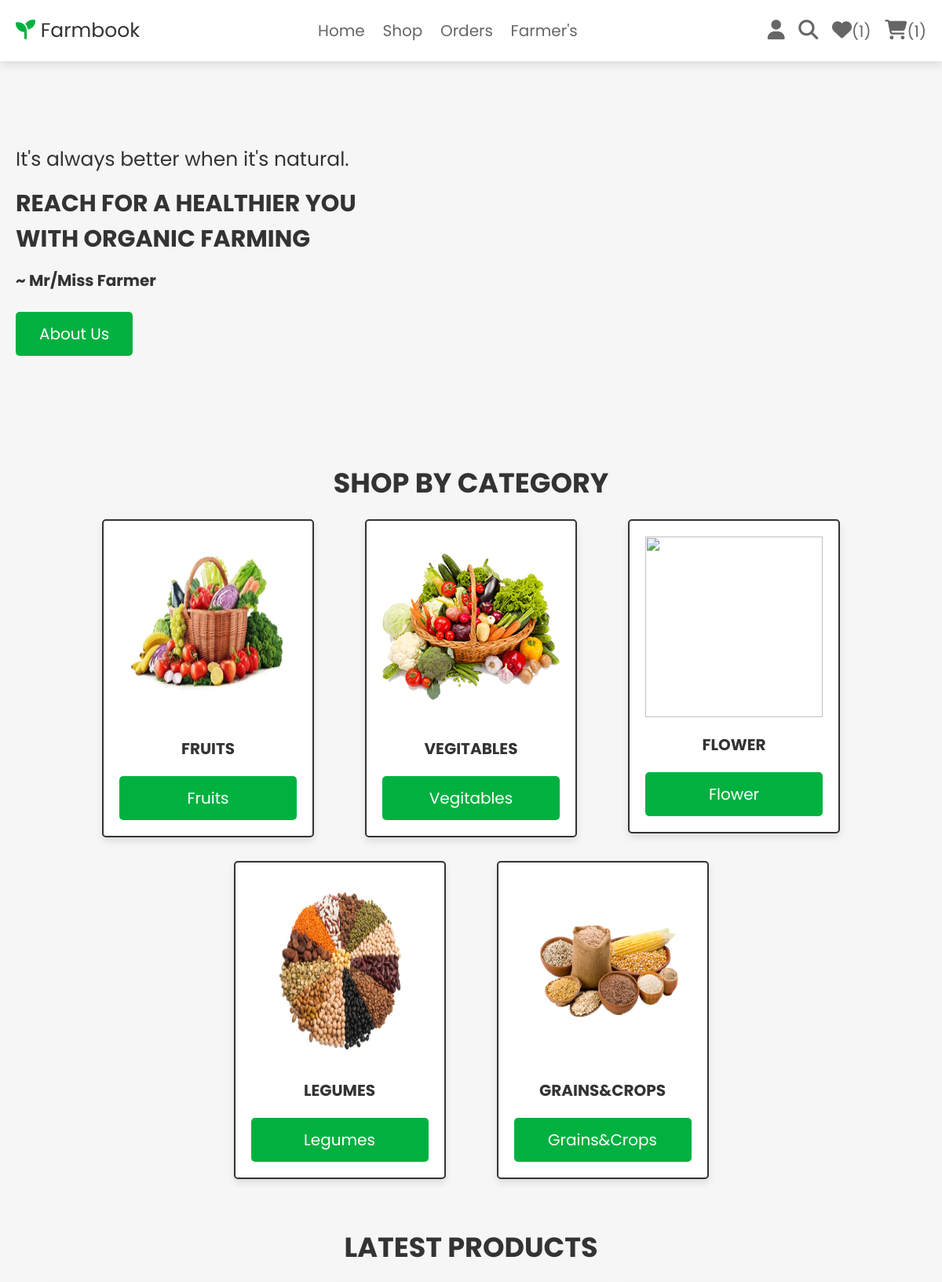
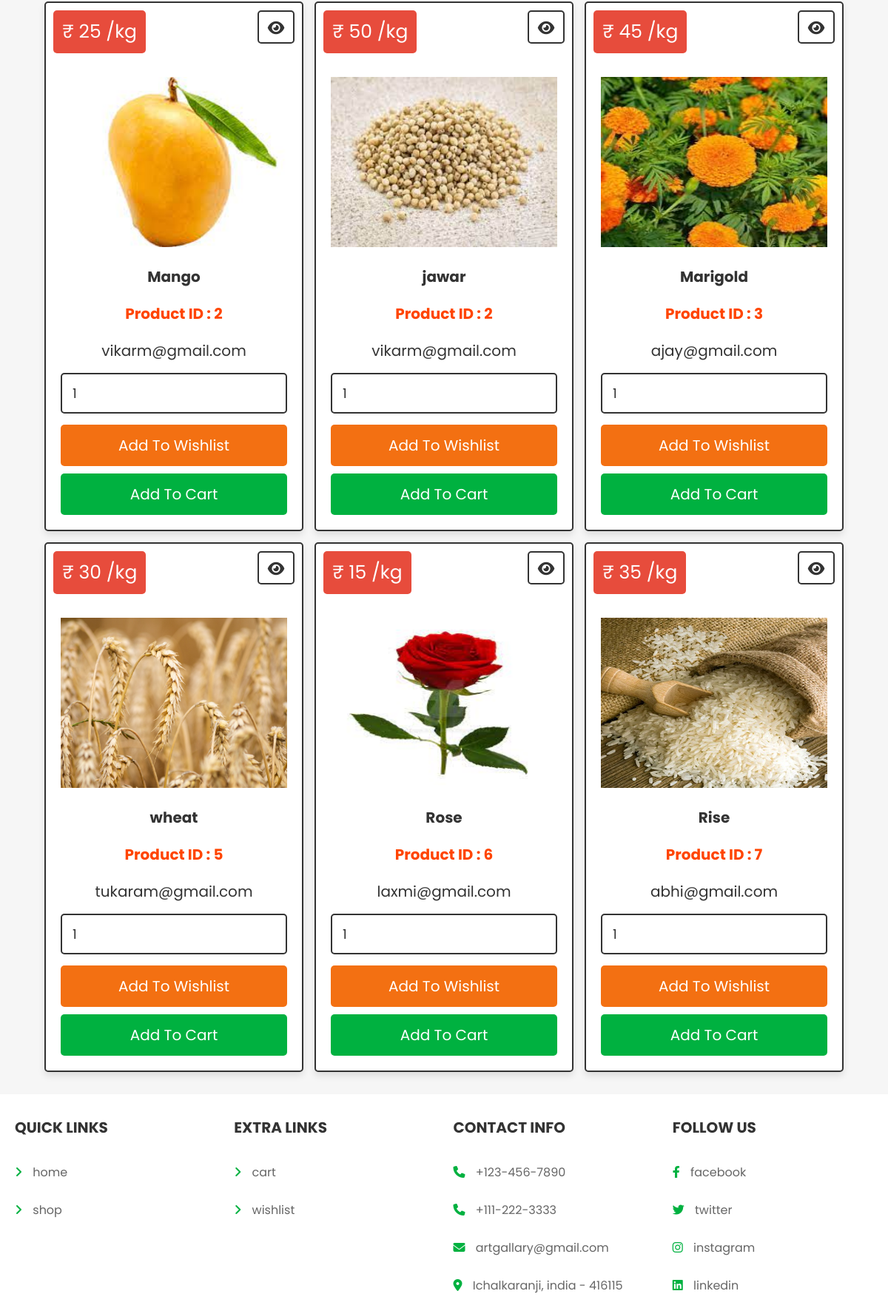
Screenshot of /home.php (signed in, upper part) with the database file from the repository (2 pictures, top to bottom).
### tables this page shows
CREATE TABLE `products` (
  `id` int(100) NOT NULL,
  `farmer_id` int(255) NOT NULL,
  `farmer_email` varchar(255) NOT NULL,
  `name` varchar(100) NOT NULL,
  `category` varchar(20) NOT NULL,
  `details` varchar(500) NOT NULL,
  `price` int(100) NOT NULL,
  `image` varchar(100) NOT NULL
);

### home.php (the view, shortened to what this page needs)
<!DOCTYPE html>
<html lang="en">
<head>
    <link rel="stylesheet" href="https://cdnjs.cloudflare.com/ajax/libs/font-awesome/6.1.1/css/all.min.css">
    <link rel="stylesheet" href="css/style2.css">
</head>
<body>
    <?php include 'header.php'; ?>
    <div class="home-bg">
        <section class="home">
            <div class="content">
                <span> It's always better when it's natural.</span>
                <h3>Reach For A Healthier You With Organic Farming</h3>
                <p><b>~ Mr/Miss Farmer</b></p>
                <a href="about.php" class="btn">about us</a>
            </div>
        </section>
    </div>
    <section class="home-category">
        <h1 class="title">shop by category</h1>
        <div class="box-container">
            <div class="box">
                <img src="image/product-1.png" alt="">
                <h3>fruits</h3>
                <a href="category.php?category=fruits" class="btn">fruits</a>
            </div>
            <div class="box">
                <img src="image/product-2.png" alt="">
                <h3>vegitables</h3>
                <a href="category.php?category=vegitables" class="btn">vegitables</a>
            </div>
            <div class="box">
                <img src="image/product-4.png" alt="">
                <h3>flower</h3>
                <a href="category.php?category=flower" class="btn">flower</a>
            </div>
        </div>
        <div class="box-container">
            <div class="box">
                <img src="image/product-5.jpg" alt="">
                <h3>legumes</h3>
                <a href="category.php?category=legumes" class="btn">legumes</a>
            </div>
            <div class="box">
                <img src="image/product-3.png" alt="">
                <h3>grains&crops</h3>
                <a href="category.php?category=grains_crops" class="btn">grains&crops</a>
            </div>
        </div>
    </section>
    <section class="products">
        <h1 class="title">latest products</h1>
        <div class="box-container">
            <?php
            $select_products = $conn->prepare("SELECT * FROM `products` LIMIT 6");
            $select_products->execute();
            if ($select_products->rowCount() > 0) {
                while ($fetch_products = $select_products->fetch(PDO::FETCH_ASSOC)) {
                    ?>
                    <form action="" class="box" method="POST">
                        <div class="price"><span>₹
                                <?= $fetch_products['price']; ?>
                                /kg
                            </span></div>
                        <a href="view_page.php?pid=<?= $fetch_products['id']; ?>" class="fas fa-eye"></a>
                        <img src="uploaded_img/<?= $fetch_products['image']; ?>" alt="">
                        <div class="name">
                            <b>
                                <?= $fetch_products['name']; ?>
                            </b>
                        </div>
                        <div class="name">
                            <b style="color:orangered">Product ID :
                                <?= $fetch_products['farmer_id']; ?>
                            </b>
                        </div>
                        <div class="name">
                            <?= $fetch_products['farmer_email']; ?>
                        </div>
                        <input type="number" min="1" value="1" name="p_qty" class="qty">
                        <input type="submit" value="add to wishlist" class="option-btn" name="add_to_wishlist">
                        <input type="submit" value="add to cart" class="btn" name="add_to_cart">
                    </form>
                    <?php
                }
            } else {
                echo '<p class="empty">no products added yet!</p>';
            }
            ?>
        </div>
    </section>
    <?php include 'footer.php'; ?>
</body>
</html>

### css/style2.css (style rules this page uses)
.home-bg { background-size: cover; background-position: center; position: relative; background-size: cover; background-repeat: no-repeat; background-attachment: fixed; background-position: center; animation: bgchange 30s linear infinite; }
.home-bg .home { display: flex; align-items: center; min-height: 60vh; }
.home-bg .home .content { width: 50rem; }
.home-bg .home .content span { color: var(--black); font-size: 2.5rem; }
.home-bg .home .content h3 { font-size: 3rem; text-transform: uppercase; margin-top: 1.5rem; color: var(--black); }
.home-bg .home .content p { font-size: 2rem; padding: 1rem 0; line-height: 2; color:white; }
.home-bg .home .content a { display: inline-block; width: auto; }
.home-category .box-container { display: grid; grid-template-columns: repeat(auto-fit, 27rem); gap: 6.5rem; justify-content: center; align-items: flex-start; margin-bottom: 3rem; }
.home-category .box-container .box { padding: 2rem; text-align: center; border: var(--border); background-color: var(--white); box-shadow: var(--box-shadow); border-radius: .5rem; }
.home-category .box-container .box img { width: 100%; height: 230px; margin-bottom: 1rem; }
.home-category .box-container .box h3 { text-transform: uppercase; color: var(--black); padding: 1rem 0; font-size: 2rem; }
.home-category { padding-bottom: 0; }
.products .box-container { display: grid; grid-template-columns: repeat(auto-fit, 35rem); gap: 1.5rem; justify-content: center; align-items: flex-start; }
.products .box-container .box { padding: 2rem; text-align: center; border: var(--border); background-color: var(--white); box-shadow: var(--box-shadow); border-radius: .5rem; position: relative; }
.products .box-container .box .price { position: absolute; top: 1rem; left: 1rem; padding: 1rem; border-radius: .5rem; background-color: var(--red); font-size: 1.8rem; color: var(--white); }
.products .box-container .box .price span { font-size: 2.5rem; color: var(--white); margin: 0 .2rem; }
.products .box-container .box .fa-eye { position: absolute; top: 1rem; right: 1rem; border-radius: .5rem; height: 4.5rem; line-height: 4.3rem; width: 5rem; border: var(--border); color: var(--black); font-size: 2rem; background-color: var(--white); }
.products .box-container .box img { width: 100%; height: 230px; margin-bottom: 1rem; margin-top: 8rem; }
.products .box-container .box .name { font-size: 2rem; color: var(--black); padding: 1rem 0; }
.products .box-container .box .qty { margin: .5rem 0; border-radius: .5rem; padding: 1.2rem 1.4rem; font-size: 1.8rem; color: var(--black); border: var(--border); width: 100%; }

### css/component.css (style rules this page uses)
:root { --green: #00b140; --orange: #f37012; --red: #e74c3c; --black: #333; --light-color: #666; --white: #fff; --light-bg: #f6f6f6; --border: .2rem solid var(--black); --box-shadow: 0 .5rem 1rem rgba(0, 0, 0, .1); }
* { font-family: 'Poppins', sans-serif; margin: 0; padding: 0; box-sizing: border-box; outline: none; border: none; text-decoration: none; color: var(--black); }
body { background-color: var(--light-bg); }
html { font-size: 62.5%; overflow-x: hidden; scroll-behavior: smooth; scroll-padding-top: 6.5rem; }
section { padding: 3rem 2rem; max-width: 1200px; margin: 0rem auto; }
.btn, .delete-btn, .option-btn { display: block; width: 100%; margin-top: 1rem; border-radius: .5rem; color: var(--white); font-size: 2rem; padding: 1.3rem 3rem; text-transform: capitalize; cursor: pointer; text-align: center; }
.btn { background-color: var(--green); }
.option-btn { background-color: var(--orange); }
.title { text-align: center; margin-bottom: 2rem; text-transform: uppercase; color: var(--black); font-size: 3.5rem; }

### rows the page displays
products: price "25", image (picture), name "Mango", farmer "2", farmer_email "vikarm@gmail.com"
products: price "50", image (picture), name "jawar", farmer "2", farmer_email "vikarm@gmail.com"
products: price "45", image (picture), name "Marigold", farmer "3", farmer_email "ajay@gmail.com"
products: price "30", image (picture), name "wheat", farmer "5", farmer_email "tukaram@gmail.com"
products: price "15", image (picture), name "Rose", farmer "6", farmer_email "laxmi@gmail.com"
products: price "35", image (picture), name "Rise", farmer "7", farmer_email "abhi@gmail.com"

### other values shown
$count_wishlist_items->rowCount() "1"
$count_cart_items->rowCount() "1"
